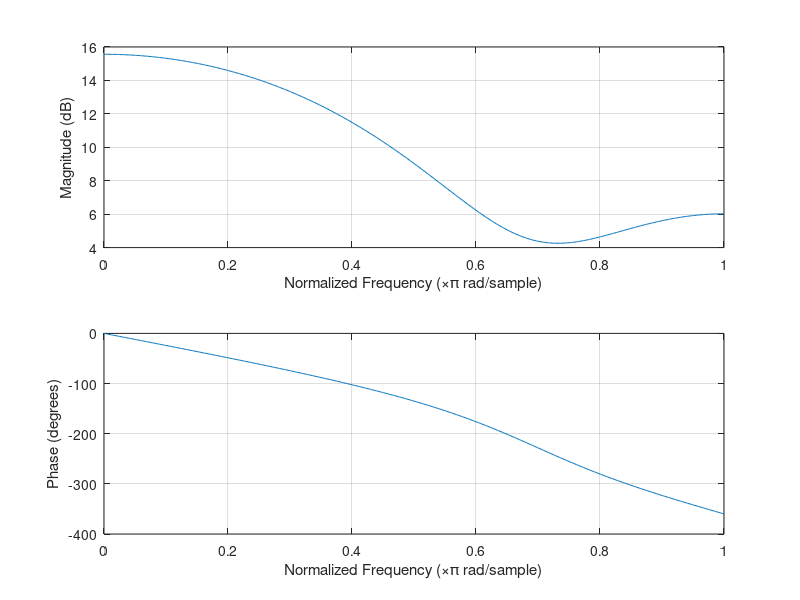
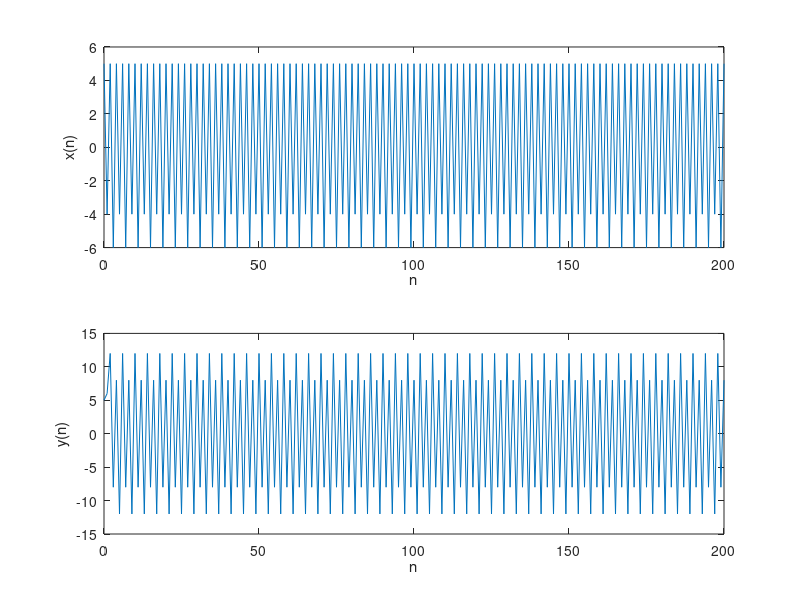

Recreate these plots in MATLAB, in order.
b = [1, 2, 3];
a = 1;

figure;
freqz(b, a);

n = 0:200;  % 200 samples
x_n = sin(pi*n/2) + 5*cos(pi*n);
y_n = filter(b, a, x_n);

%plot
figure;
subplot(2, 1, 1);
plot(n, x_n);
xlabel('n');
ylabel('x(n)');

subplot(2, 1, 2);
plot(n, y_n);
xlabel('n');
ylabel('y(n)');
